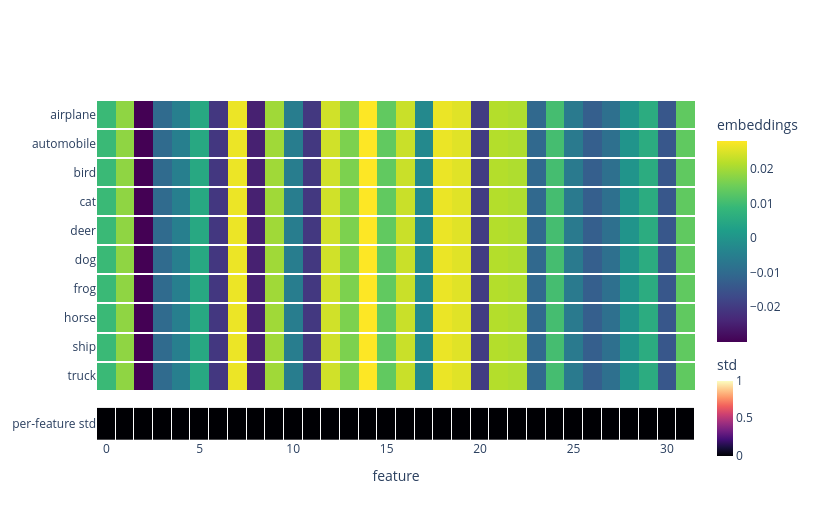

Write notebook code for a chart like this one.
### Markdown cell above
### Regarding HingeLoss

### Code cell
import plotly.graph_objects as go
from plotly.subplots import make_subplots

# reuse z (10x32), std (32,), class_names from the matplotlib cell above
fig = make_subplots(
    rows=2, cols=1, shared_xaxes=True,
    row_heights=[0.9, 0.1], vertical_spacing=0.05,
)

# main heatmap: rows = class, cols = feature.
# ygap -> white gaps between rows (horizontal grid only); xgap=0 -> no vertical lines
fig.add_trace(
    go.Heatmap(
        z=z,
        y=class_names,
        colorscale="Viridis",
        xgap=0, ygap=2,
        colorbar=dict(title="embeddings", len=0.72, y=0.62),
    ),
    row=1, col=1,
)

# thin std bar: pinned to a healthy reference (0..1), so collapse-level std stays dark.
# xgap -> thin white separators between cells, so the 32 features read as discrete columns.
fig.add_trace(
    go.Heatmap(
        z=std[None, :],
        y=["per-feature std"],
        colorscale="Magma",
        zmin=0.0, zmax=1.0,
        xgap=1,
        showscale=True,
        colorbar=dict(title="std", len=0.35, y=0.10, thickness=16, tickvals=[0.0, 0.5, 1.0]),
    ),
    row=2, col=1,
)

fig.update_layout(
    plot_bgcolor="white",
    height=520, width=820,
)
fig.update_xaxes(title_text="feature", row=2, col=1)
fig.update_yaxes(autorange="reversed", row=1, col=1)  # class 0 on top, like imshow
fig.show()

### Figure 1 — Plotly figure (JSON) as saved in the notebook; plotly's stock layout.template omitted (floating-point values rounded to 4 significant figures; data arrays with more than 128 entries replaced by an {"elided": "..."} marker saying what was removed)
{"data": [{"colorbar": {"len": 0.72, "title": {"text": "embeddings"}, "y": 0.62}, "colorscale": [[0, "#440154"], [0.1111, "#482878"], [0.2222, "#3e4989"], [0.3333, "#31688e"], [0.4444, "#26828e"], [0.5556, "#1f9e89"], [0.6667, "#35b779"], [0.7778, "#6ece58"], [0.8889, "#b5de2b"], [1, "#fde725"]], "type": "heatmap", "xaxis": "x", "xgap": 0, "y": ["airplane", "automobile", "bird", "cat", "deer", "dog", "frog", "horse", "ship", "truck"], "yaxis": "y", "ygap": 2, "z": {"elided": "10x32 float values"}}, {"colorbar": {"len": 0.35, "thickness": 16, "tickvals": [0, 0.5, 1], "title": {"text": "std"}, "y": 0.1}, "colorscale": [[0, "#000004"], [0.1111, "#180f3d"], [0.2222, "#440f76"], [0.3333, "#721f81"], [0.4444, "#9e2f7f"], [0.5556, "#cd4071"], [0.6667, "#f1605d"], [0.7778, "#fd9668"], [0.8889, "#feca8d"], [1, "#fcfdbf"]], "showscale": true, "type": "heatmap", "xaxis": "x2", "xgap": 1, "y": ["per-feature std"], "yaxis": "y2", "z": [[3.319e-09, 1.24e-08, 5.68e-09, 5.603e-09, 4.4e-09, 1.748e-08, 4.893e-09, 1.04e-08, 8.515e-09, 7.166e-09, 6.834e-09, 5.494e-09, 1.178e-08, 9.238e-09, 7.99e-09, 8.454e-09, 7.19e-09, 1.857e-08, 1.586e-08, 8.372e-09, 1.012e-08, 1.296e-08, 1.111e-08, 1.286e-08, 8.392e-09, 1.452e-08, 6.268e-09, 5.809e-09, 6.809e-09, 1.087e-08, 1.285e-08, 7.708e-09]], "zmax": 1, "zmin": 0}], "layout": {"height": 520, "plot_bgcolor": "white", "width": 820, "xaxis": {"anchor": "y", "domain": [0, 1], "matches": "x2", "showticklabels": false}, "xaxis2": {"anchor": "y2", "domain": [0, 1], "title": {"text": "feature"}}, "yaxis": {"anchor": "x", "autorange": "reversed", "domain": [0.145, 1]}, "yaxis2": {"anchor": "x2", "domain": [0, 0.095]}}}
